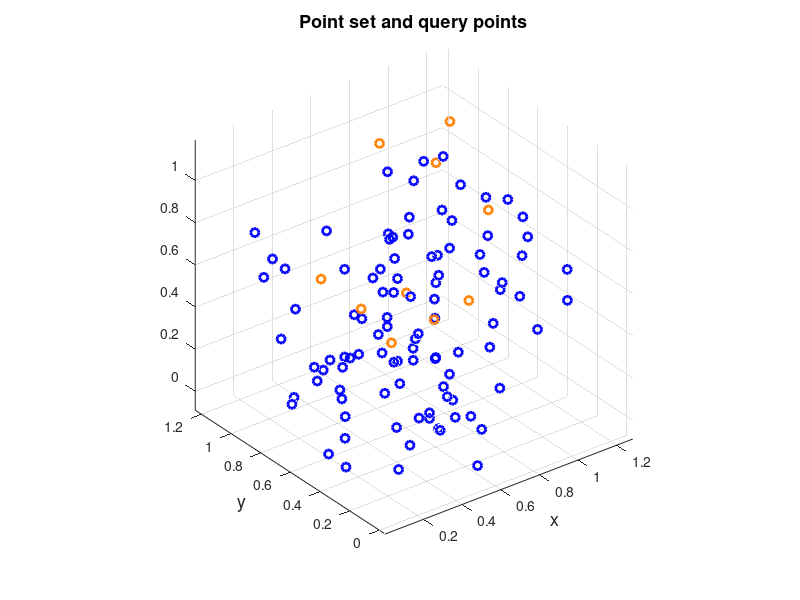

This figure's MATLAB source: (Note: this script raises an error after producing the figure.)
%% Point in polyhedron (PIP) problem in 3-dimensional space
% The point-in-polyhedron (PIP) problem asks whether each point of an
% arbitrary point set (query points) lies inside, outside, or on the
% boundary of the convex hull of another given point set (polyhedron in
% space).

%% Initial data
% Set the random number generator.
rng(1);
%% 
% Set the points the convex hull of which defines the polyhedron.
points=rand(100,3);
%% 
% Set the query points, i.e. the points for which it will be determined if
% they lie inside or outside the polyhedron formed by the convex hull of
% $points$.
querypoints=0.3+rand(10,3);
%%
% Plot the points the convex hull of which defines the polyhedron (in blue)
% and the query points (in orange).
figure('Name','Point set and query points','NumberTitle','off')
scatter3(points(:,1),points(:,2),points(:,3),...
    'marker','o','MarkerEdgeColor',[0 0 1],'LineWidth',2)
hold on
scatter3(querypoints(:,1),querypoints(:,2),querypoints(:,3),...
    'marker','o','MarkerEdgeColor',[1 0.5 0],'LineWidth',2)
xlabel('x','FontSize',13);
ylabel('y','FontSize',13);
title('Point set and query points','FontSize',13)
axis equal

%% Processing
% Find the plane coefficients of the convex hull of the initial point set.
[chull,cf,df]=convhull_nd(points);
%%
% Determine if the query points are inside or outside the polyhedron formed
% by the convex hull of $points$. If $inpolyhedron$ is true, then the
% corresponding point is inside the polyhedron.
inpolyhedron=~any(cf*querypoints'+df(:,ones(1,size(querypoints,1)))>0,1);
%%
% Find the coordinates of the query points which are inside the polyhedron.
inpolyhedron_points=querypoints(inpolyhedron,:);

%% Plots
% Plot the convex hull of the initial point set (points in filled orange
% and edges in blue), the query points (in blue circles) and the query
% points which lie inside the convex hull (blue circles with orange
% asterisks).
figure('Name','Query points in convex hull','NumberTitle','off')
trisurf(chull,points(:,1),points(:,2),points(:,3),...
    'FaceColor',[1 0.5 0],'EdgeColor',[0 0 1],'FaceAlpha',0.3);
hold on
scatter3(querypoints(:,1),querypoints(:,2),querypoints(:,3),...
    'marker','o','MarkerEdgeColor',[0 0 1],'LineWidth',2)
scatter3(inpolyhedron_points(:,1),inpolyhedron_points(:,2),...
    inpolyhedron_points(:,3),'marker','*','MarkerEdgeColor',[1 0.5 0],...
    'LineWidth',2);
xlabel('x','FontSize',13);
ylabel('y','FontSize',13);
title('Query points in convex hull','FontSize',13)

%% Contact author
%
%  (c) 2014 by George Papazafeiropoulos
%  First Lieutenant, Infrastructure Engineer, Hellenic Air Force
%  Civil Engineer, M.Sc., Ph.D. candidate, NTUA
%
% Email: gpapazafeiropoulos@yahoo.gr
%
% Website: http://users.ntua.gr/gpapazaf/
%


